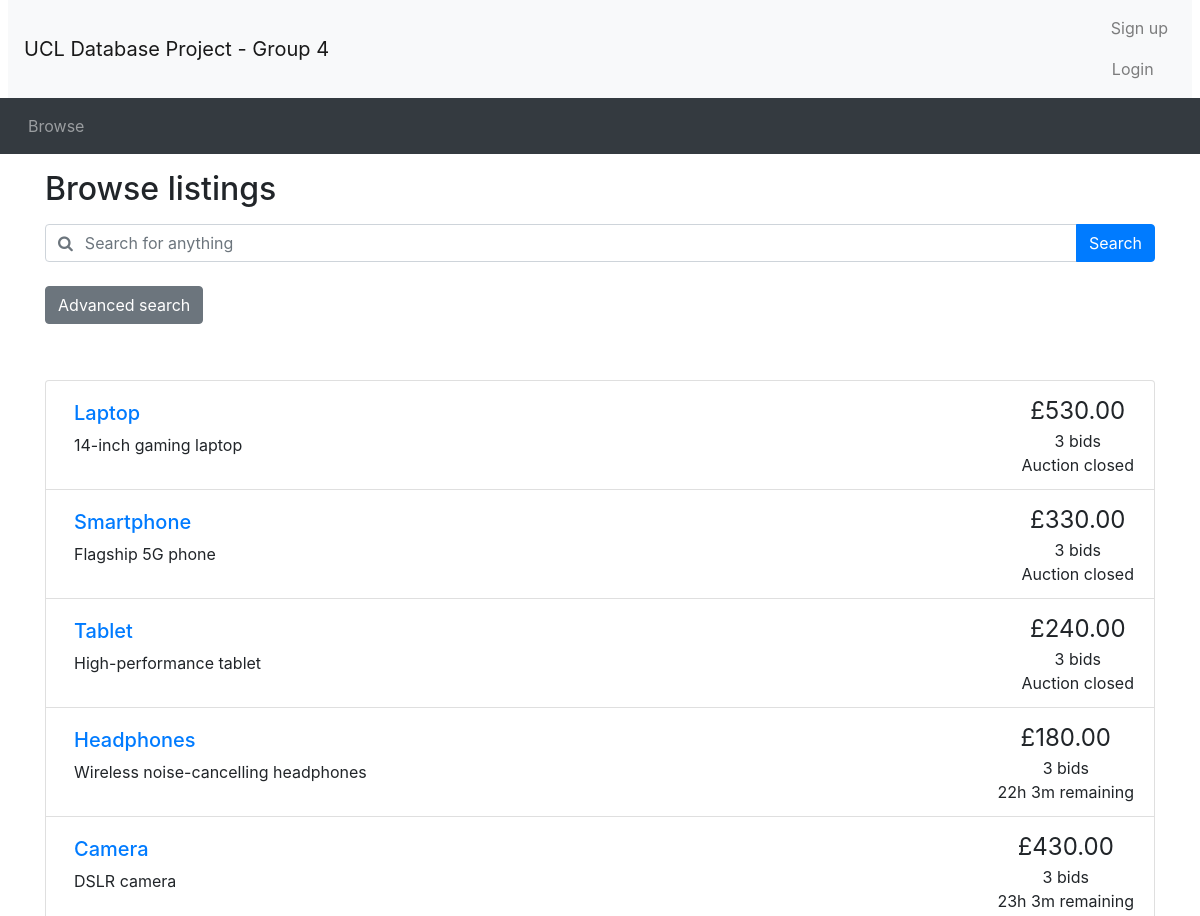
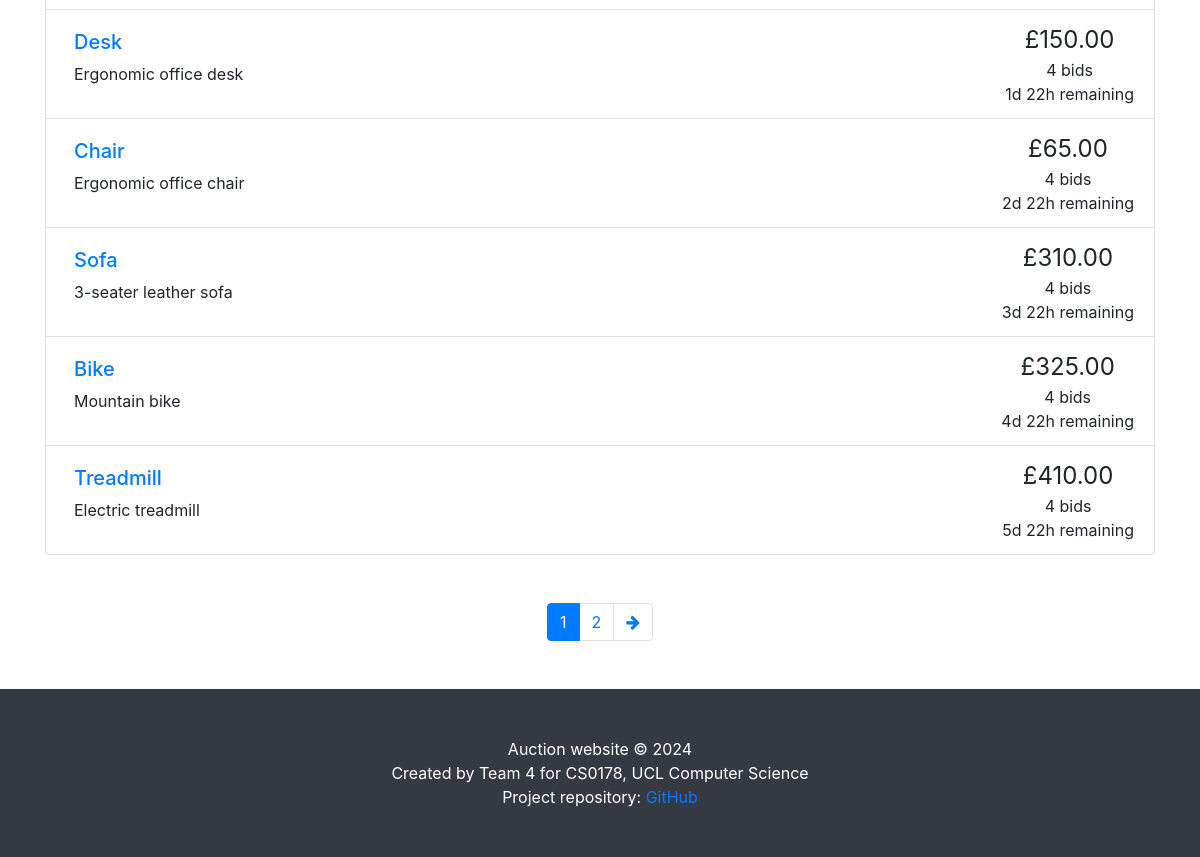
Screenshot of /browse.php with the database file from the repository (2 pictures, top to bottom).
### tables this page shows
CREATE TABLE `auctions` (
    `item_id` INT PRIMARY KEY AUTO_INCREMENT,
    `title` VARCHAR(50) UNIQUE NOT NULL,
    `details` TEXT,
    `category` VARCHAR(30) NOT NULL,
    `startPrice` DECIMAL(10, 2) NOT NULL,
    `reservePrice` DECIMAL(10, 2) CHECK (
        `reservePrice` IS NULL
        OR `reservePrice` >= `startPrice`
    ),
    `startDate` DATETIME NOT NULL,
    `endDate` DATETIME NOT NULL,
    `seller_id` INT NOT NULL,
    `status` ENUM('active', 'closed', 'cancelled') NOT NULL DEFAULT 'active',
    FOREIGN KEY (`seller_id`) REFERENCES `seller` (`user_id`) ON DELETE CASCADE
);

CREATE TABLE `bids` (
    `bid_id` INT PRIMARY KEY AUTO_INCREMENT,
    `buyer_id` INT NOT NULL,
    `item_id` INT NOT NULL,
    `bidPrice` DECIMAL(10, 2) NOT NULL,
    `bidTime` DATETIME NOT NULL,
    FOREIGN KEY (`buyer_id`) REFERENCES `buyer` (`user_id`) ON DELETE CASCADE,
    FOREIGN KEY (`item_id`) REFERENCES `auctions` (`item_id`) ON DELETE CASCADE
);

### utilities.php (the view, shortened to what this page needs)
<?php
function display_time_remaining($interval)
{
    if ($interval->days == 0 && $interval->h == 0) {
        $time_remaining = $interval->format('%im %Ss');
    } else if ($interval->days == 0) {
        $time_remaining = $interval->format('%hh %im');
    } else {
        $time_remaining = $interval->format('%ad %hh');
    }
    return $time_remaining;
}
function print_listing_li($item_id, $title, $desc, $price, $num_bids, $end_time, $status)
{
    if (strlen($desc) > 250) {
        $desc_shortened = substr($desc, 0, 250) . '...';
    } else {
        $desc_shortened = $desc;
    }
    if ($num_bids == 1) {
        $bid = ' bid';
    } else {
        $bid = ' bids';
    }
    if ($status == 'cancelled') {
        $time_remaining = 'Auction cancelled';
    } elseif ($status == 'closed') {
        $time_remaining = 'Auction closed';
    } else {
        $end_time = new DateTime($end_time);
        $now = new DateTime();
        if ($now > $end_time) {
            $time_remaining = 'Auction closed';
        } else {
            $time_to_end = date_diff($now, $end_time);
            $time_remaining = display_time_remaining($time_to_end) . ' remaining';
        }
    }
    echo ('
    <li class="list-group-item d-flex justify-content-between">
    <div class="p-2 mr-5"><h5><a href="listing.php?item_id=' . $item_id . '">' . $title . '</a></h5>' . $desc_shortened . '</div>
    <div class="text-center text-nowrap"><span style="font-size: 1.5em">£' . number_format($price, 2) . '</span><br/>' . $num_bids . $bid . '<br/>' . $time_remaining . '</div>
  </li>'
    );
}
?>

### header.php (shortened to what this page needs)
<!doctype html>
<html lang="en">
<head>
    <link rel="stylesheet" href="css/bootstrap.min.css">
    <link rel="stylesheet" href="https://cdnjs.cloudflare.com/ajax/libs/font-awesome/4.7.0/css/font-awesome.min.css">
    <link rel="stylesheet" href="css/custom.css">
</head>
<body>
    <nav class="navbar navbar-expand-lg navbar-light bg-light mx-2">
        <a class="navbar-brand" href="browse.php">UCL Database Project - Group 4 </a>
        <ul class="navbar-nav ml-auto">
            <li class="nav-item">
                <?php
                if (isset($_SESSION['logged_in']) && $_SESSION['logged_in'] == true) {
                    echo 'Welcome, <a href="user_info.php" class="nav-link d-inline">' . $_SESSION['username'] . '</a>';
                    echo " Logged in as: " . $_SESSION['account_type'];
                    echo '<a class="nav-link" href="logout.php">Logout</a>';
                } else {
                    echo '<a class="nav-link" href="register.php">Sign up</a>';
                    echo '<button type="button" class="btn nav-link" data-toggle="modal" data-target="#loginModal">Login</button>';
                }
                ?>
            </li>
        </ul>
    </nav>
    <nav class="navbar navbar-expand-lg navbar-dark bg-dark">
        <ul class="navbar-nav align-middle">
            <li class="nav-item mx-1">
                <a class="nav-link" href="browse.php">Browse</a>
            </li>
        </ul>
    </nav>

### browse.php (shortened to what this page needs)
<?php include_once("header.php") ?>
<?php require("utilities.php") ?>
<div class="container">
	<h2 class="my-3">Browse listings</h2>
	<?php include_once "search_bar.php" ?>
</div>
<?php
if (!isset($_GET['page'])) {
	$curr_page = 1;
} else {
	$curr_page = $_GET['page'];
}
$curr_page = (int)$curr_page;
$sql = "SELECT * FROM auctions";
$result_q = mysqli_query($con, $sql);
$num_results = mysqli_num_rows($result_q);
$results_per_page = 10;
$max_page = ceil($num_results / $results_per_page);
?>
<div class="container mt-5">
	<ul class="list-group">
		<?php
		if ($result_q->num_rows <= 0) {
			echo "No accessible auctions.";
		} else {
			if ($curr_page != "") {
				$sql .= " LIMIT " . (($curr_page - 1) * $results_per_page) . ", $results_per_page";
			}
			$result_q = mysqli_query($con, $sql);
			while ($fetch = mysqli_fetch_array($result_q)) {
				$item_id = $fetch['item_id'];
				$title = $fetch['title'];
				$description = $fetch['details'];
				$bid_sql = "SELECT bidPrice FROM bids WHERE item_id = $item_id ORDER BY bidPrice DESC";
				$bid_result = mysqli_query($con, $bid_sql);
				$num_bids = mysqli_num_rows($bid_result);
				if ($num_bids > 0) {
					$current_price = mysqli_fetch_array($bid_result)[0];
				} else {
					$current_price = $fetch['startPrice'];
				}
				$status = $fetch['status'];
				$end_date = $fetch['endDate'];
				print_listing_li($item_id, $title, $description, $current_price, $num_bids, $end_date, $status);
			}
		}
		?>
	</ul>
	<nav aria-label="Search results pages" class="mt-5">
		<ul class="pagination justify-content-center">
			<?php
			if ($result_q->num_rows > 0) {
				$querystring = "";
				$high_page_boost = max(3 - $curr_page, 0);
				$low_page_boost = max(2 - ($max_page - $curr_page), 0);
				$low_page = max(1, $curr_page - 2 - $low_page_boost);
				$high_page = min($max_page, $curr_page + 2 + $high_page_boost);
				for ($i = $low_page; $i <= $high_page; $i++) {
					if ($i == $curr_page) {
						echo ('
    <li class="page-item active">');
					} else {
						echo ('
    <li class="page-item">');
					}
					echo ('
      <a class="page-link" href="browse.php?' . $querystring . 'page=' . $i . '">' . $i . '</a>
    </li>');
				}
				if ($curr_page != $max_page) {
					echo ('
    <li class="page-item">
      <a class="page-link" href="browse.php?' . $querystring . 'page=' . ($curr_page + 1) . '" aria-label="Next">
        <span aria-hidden="true"><i class="fa fa-arrow-right"></i></span>
        <span class="sr-only">Next</span>
      </a>
    </li>');
				}
			}
			?>
		</ul>
	</nav>
</div>
<?php include_once("footer.php") ?>

### search_bar.php (shortened to what this page needs)
<div id="searchSpecs">
    <form method="get" action="">
        <div class="row">
            <div class="col-md-12 mb-2">
                <div class="form-group">
                    <div class="input-group w-100">
                        <div class="input-group-prepend">
                            <span class="input-group-text bg-transparent pr-0 text-muted">
                                <i class="fa fa-search"></i>
                            </span>
                        </div>
                        <input type="text" class="form-control border-left-0" name="keyword" id="keyword"
                            placeholder="Search for anything">
                        <div class="input-group-append">
                            <button type="submit" class="btn btn-primary">Search</button>
                        </div>
                    </div>
                </div>
            </div>
        </div>
        <button class="btn btn-secondary mb-2" type="button" data-toggle="collapse" data-target="#advancedSearch"
            aria-expanded="false" aria-controls="advancedSearch">
            Advanced search
        </button>
    </form>
</div>

### footer.php (shortened to what this page needs)
<footer class="py-5 bg-dark mt-5">
    <div class="container">
        <p class="m-0 text-center text-white">Auction website &copy; 2024</p>
        <p class="m-0 text-center text-white">Created by Team 4 for CS0178, UCL Computer Science</p>
        <p class="m-0 text-center text-white">Project repository: <a href="https://github.com/Hanekawa1012/Database-Group-4-Project">GitHub</a></p>
    </div>
</body>
</html>

### rows the page displays
auctions: title "Laptop", details "14-inch gaming laptop", bids.bidPrice "530.00", num_bids "3", endDate "Auction closed"
auctions: title "Smartphone", details "Flagship 5G phone", bids.bidPrice "330.00", num_bids "3", endDate "Auction closed"
auctions: title "Tablet", details "High-performance tablet", bids.bidPrice "240.00", num_bids "3", endDate "Auction closed"
auctions: title "Headphones", details "Wireless noise-cancelling headphones", bids.bidPrice "180.00", num_bids "3", endDate "22h 3m remaining"
auctions: title "Camera", details "DSLR camera", bids.bidPrice "430.00", num_bids "3", endDate "23h 3m remaining"
auctions: title "Desk", details "Ergonomic office desk", bids.bidPrice "150.00", num_bids "4", endDate "1d 22h remaining"
auctions: title "Chair", details "Ergonomic office chair", bids.bidPrice "65.00", num_bids "4", endDate "2d 22h remaining"
auctions: title "Sofa", details "3-seater leather sofa", bids.bidPrice "310.00", num_bids "4", endDate "3d 22h remaining"
auctions: title "Bike", details "Mountain bike", bids.bidPrice "325.00", num_bids "4", endDate "4d 22h remaining"
auctions: title "Treadmill", details "Electric treadmill", bids.bidPrice "410.00", num_bids "4", endDate "5d 22h remaining"
